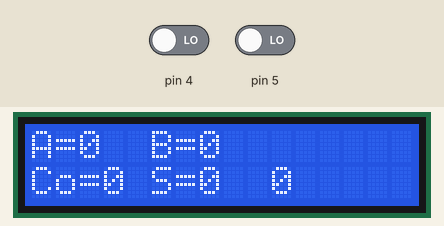
A sketch run on a simulated Arduino Uno, built with avr-gcc and run on an emulated ATmega328P. Shown: 16×2 character LCD. Inputs (shaded band) come from the test bench; at power-on: pin 4 LOW, pin 5 LOW.

Above: at 1.2 s.
1.3 s: pin 4 driven HIGH
At 1.7 s:
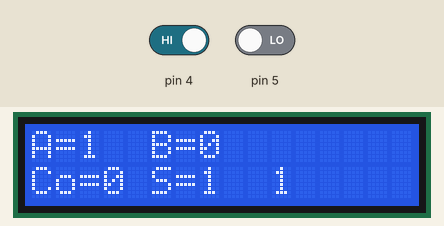
2.8 s: pin 5 driven HIGH
At 4.0 s:
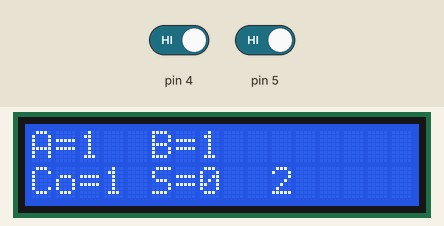
4.3 s: pin 4 driven LOW
At 5.1 s:
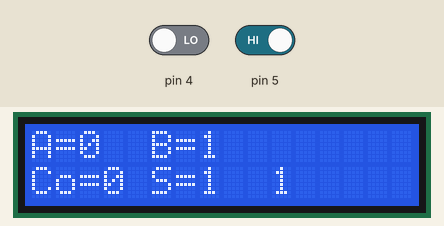
Timing chart, 0 to 7.3 s (numbered marks = the images above; inputs shaded):
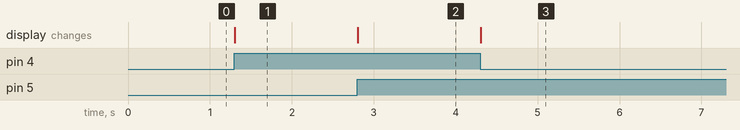

The sketch:

HALF_ADDER_SOFTWARE_PROCESS_WITH_LCD.ino
```cpp
#include <LiquidCrystal.h>
LiquidCrystal lcd(6, 7, 8, 9, 10, 11);
void setup()
{
    pinMode(4, INPUT);
    pinMode(5, INPUT);
    lcd.begin(16, 2);
}

void loop()
{
    int A = digitalRead(4);
    lcd.setCursor(0, 0);
    lcd.print("A=");
    lcd.setCursor(2, 0);
    lcd.print(A);
    int B = digitalRead(5);
    lcd.setCursor(5, 0);
    lcd.print("B=");
    lcd.setCursor(7, 0);
    lcd.print(B);
    int Co = A & B; // Co
    lcd.setCursor(0, 1);
    lcd.print("Co=");
    lcd.setCursor(3, 1);
    lcd.print(Co);
    int S = A ^ B; // S
    lcd.setCursor(5, 1);
    lcd.print("S=");
    lcd.setCursor(7, 1);
    lcd.print(S);
    if (Co == 0 && S == 0)
    {
        lcd.setCursor(10, 1);
        lcd.print("0");
    }
    else if (Co == 1 && S == 0)
    {
        lcd.setCursor(10, 1);
        lcd.print("2");
    }
    else
    {
        lcd.setCursor(10, 1);
        lcd.print("1");
    }
}
```

Measured:
- after the input at 1.3 s, the display: changes at once (image 1)
- after the input at 2.8 s, the display: changes at once (image 2)
- after the input at 4.3 s, the display: changes at once (image 3)
